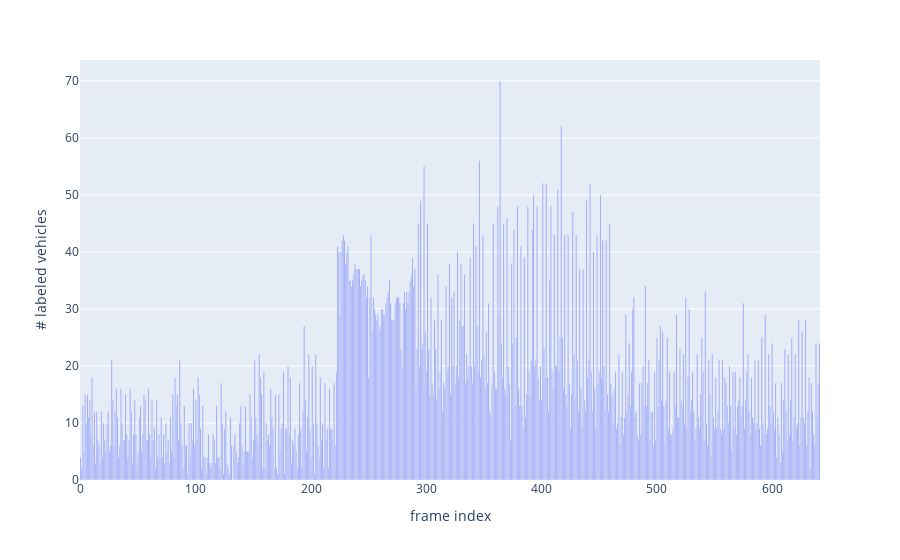

Source (notebook cell):
### Code cell
# Number of labeled vehicles per frame.

label_counts = [len(labels) for labels, _ in labels_loader.load_items()]
px.bar(y=label_counts, labels=dict(x='frame index', y='# labeled vehicles'))

### Figure 1 — Plotly figure (JSON) as saved in the notebook; plotly's stock layout.template omitted (floating-point values rounded to 4 significant figures; data arrays with more than 128 entries replaced by an {"elided": "..."} marker saying what was removed)
{"data": [{"alignmentgroup": "True", "hovertemplate": "frame index=%{x}<br># labeled vehicles=%{y}<extra></extra>", "legendgroup": "", "marker": {"color": "#636efa"}, "name": "", "offsetgroup": "", "orientation": "v", "showlegend": false, "textposition": "auto", "type": "bar", "x": {"elided": "642 int values"}, "xaxis": "x", "y": {"elided": "642 int values"}, "yaxis": "y"}], "layout": {"barmode": "relative", "legend": {"tracegroupgap": 0}, "margin": {"t": 60}, "xaxis": {"anchor": "y", "domain": [0, 1], "title": {"text": "frame index"}}, "yaxis": {"anchor": "x", "domain": [0, 1], "title": {"text": "# labeled vehicles"}}}}
